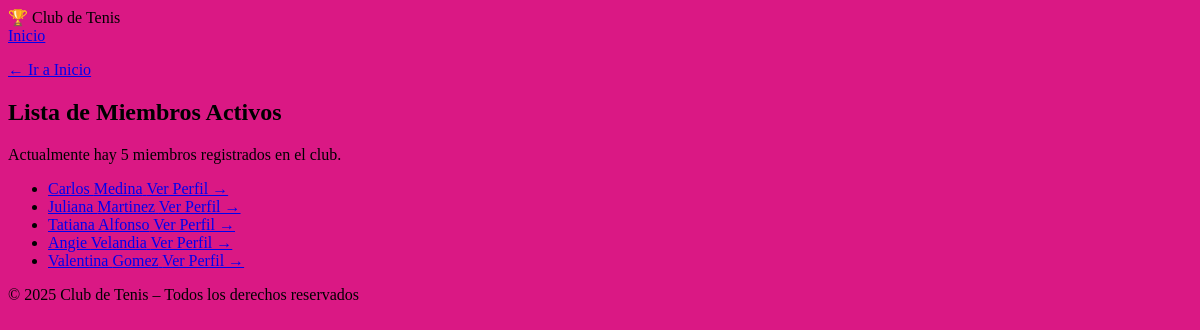
/members/, run on an earlier commit of the app's database.
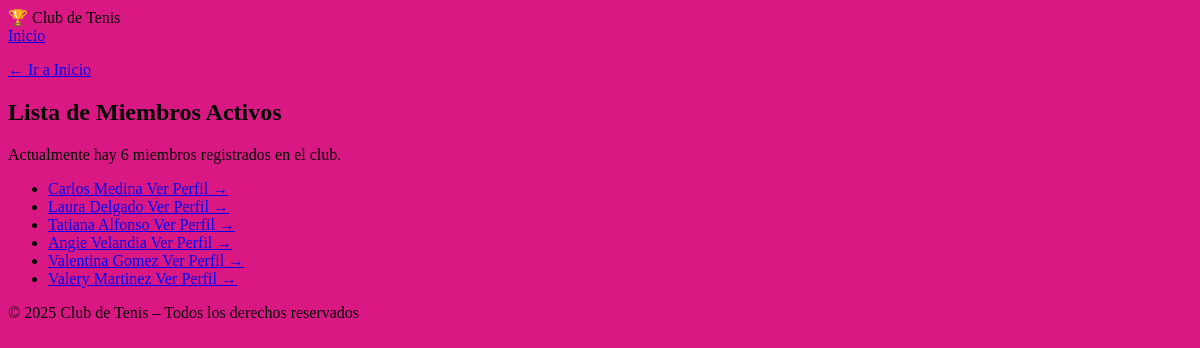
And on a later commit of the database.
### members/models.py (models this page shows, shortened)
class Member(models.Model):
  firstname = models.CharField(max_length=255)
  lastname = models.CharField(max_length=255)
  phone = models.IntegerField(null=True)
  joined_date = models.DateField(null=True)
  city = models.CharField(max_length=200,null=True)
  genero = models.CharField(max_length=200,null=True)
  email = models.EmailField(null=True)

### members/views.py (the view)
# urls.py: path('members/', views.members, name='members'),
def members(request):
  mymembers = Member.objects.all().values()
  template = loader.get_template('all_members.html')
  context = {
    'mymembers': mymembers,
  }
  return HttpResponse(template.render(context, request))

### members/templates/all_members.html (shortened to what this page needs)
{% extends "master.html" %}
{% block content %}
<section class="member-list-section">
    <p class="back-link"><a href="/">← Ir a Inicio</a></p>
    <div class="list-container">
        <h1 class="list-header">Lista de Miembros Activos</h1>
        <p class="count-info">Actualmente hay {{ mymembers|length }} miembros registrados en el club.</p>
        <ul class="member-list">
          {% for x in mymembers %}
            <li>
              <a href="details/{{ x.id }}" class="member-item">
                <span class="member-name">{{ x.firstname }} {{ x.lastname }}</span>
                <span class="member-details-link">Ver Perfil →</span>
              </a>
            </li>
          {% endfor %}
        </ul>
    </div>
</section>
{% endblock %}

What changed in the data, as far as the page shows it:
changed Member: firstname "Juliana" → "Laura"; lastname "Martinez" → "Delgado"
added Member: firstname "Valery", lastname "Martinez"
Also different on the page:
{{ mymembers|length }}: "5" → "6"
